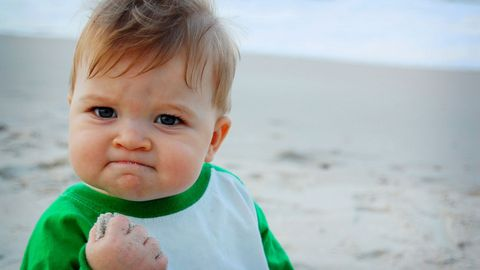
#> input picture py_sandbox/opencv_notes/orig.jpg, 480 x 270 px, found by its file name; its folder holds only this picture in this run
$ python main.py
#> lines starting #> are read from the running program, lines starting #| are printed output that depends on the picture
'''
Author: Kristian Gonzalez
DateCreated: 180321
Objective: Want to understand and possibly improve python opencv, to be used
	for batch editing photos, especially those for the database building.

KJGNOTE: Will leave custom functions in-place instead of organizing at top, in
	order to give context in code.

Some sample operations that need to be understood and shown:
* load an image to be manipulated
* save an image in memory back to disk
* resize
	- by ratio
	- to specific size
* crop a photo
'''


# Initializations ##########################################
import cv2
import numpy as np
import os


# delete last script's output file(s)
for ifile in os.listdir('.'):
	if('delme' in ifile):
		os.remove(ifile)

# load image ###########################
filename='orig.JPG'
orig = cv2.imread(filename)
#> orig is the input picture: shape (270, 480, 3); mean B, G, R 172.4, 176.5, 168.2

# resize image by ratio
res_ratio = cv2.resize(orig,(0,0),fx=0.1,fy=0.1)
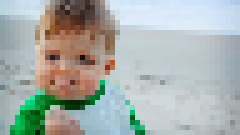
#> res_ratio: shape (27, 48, 3) (shown 5 times larger); mean B, G, R 172.3, 176.4, 168.2
# resize image by value
res_value = cv2.resize(orig,(400,400),(0,0))
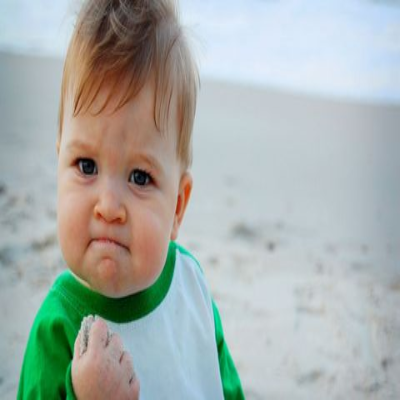
#> res_value: shape (400, 400, 3); mean B, G, R 172.3, 176.4, 168.1

# crop an image. cropping is just an equation, and origin is top-left
# note that matrix values work in YX coordinate system
a=orig.shape # get original's shape
#> a = (270, 480, 3)
crop1 = orig[0:300,0:500]

# will create custom crop function that centers a rectangle about a point and
# 	stays within bounds of original image

def constrain(value,minVal,maxVal):
	''' Objective: return constrained value of value
	'''
	return min( maxVal, max(minVal,value) )

def cropCentered(image,centerYX=-1,wide=500,height=500):
	'''
	Objective: get an image and return a cropped rectangle based on a given
		center, width, and height. Cropped image is bounded by bounds of image,
		but will try to keep orignal size of bounding box.
	Assumptions:
		- cv2 already imported
		- numpy as np already imported
	Arguments:
	  image: opencv image (numpy array)
	  centerXY: 2-value int tuple, (width,height) coordinates. e.g.: (10,15)
	  wide: desired width of crop rectangle
	  height: desired height of crop rectangle
	'''
#> called with centerYX = -1, wide = 505, height = 505


	# first get image bounds
	a=image.shape
#> a = (270, 480, 3)
	origHt=a[0]
#> origHt = 270
	origWd=a[1]
#> origWd = 480
	# check if arguments were given, choose defaults if not
	if(centerYX == -1):
		# choose center of image
		centerYX = ( origHt/2 , origWd/2 )
#> centerYX = (135, 240)
	# get limits of crop, but constrain to image limits
	top = centerYX[0]-(height-height/2) #kjgnote: compress if used full-time
#> top = -117.5
	top = constrain(top,0,origHt)
#> top = 0
	left = centerYX[1]-(wide-wide/2)
#> left = -12.5
	left = constrain(left,0,origWd)
#> left = 0
	bottom = (top+height)
#> bottom = 505
	bottom = constrain(bottom,0,origHt)
	right = (left+wide)
	right = constrain(right,0,origWd)
	final = image[ top:bottom,left:right]
	return final
# crop image using centered crop
crop2 = cropCentered(orig,wide=505,height=505)

## show image / results
#cv2.imshow('output',crop2)
#cv2.imshow('out2',res_ratio)

## save an image back to disk
#cv2.imwrite('delme.jpg',crop2)


#cv2.waitKey(0)
#cv2.destroyAllWindows()


# LEARNING ABOUT BLURS #####################################
# blur helps remove noise
# it also helps provide artificial variety when training
# 	an algorithm
#

# have already imported cv2, np, and os

filename = 'green_sample.jpg'
orig = cv2.imread(filename) # load new image to work with

# different blur items to consider:
# 		blur, boxFilter, bilateralFilter, GaussianBlur, medianBlur
#cv2.blur(src,ksize)
#cv2.boxFilter(src,ddepth,(ksize,ksize)) #hard to visually tell diff from 'blur'
#cv2.medianBlur(src,ksize) #makes things look more like an oil pastel or so
#cv2.bilateralFilter(src,d,sigmaColor) # more for offline work, keeps edges
